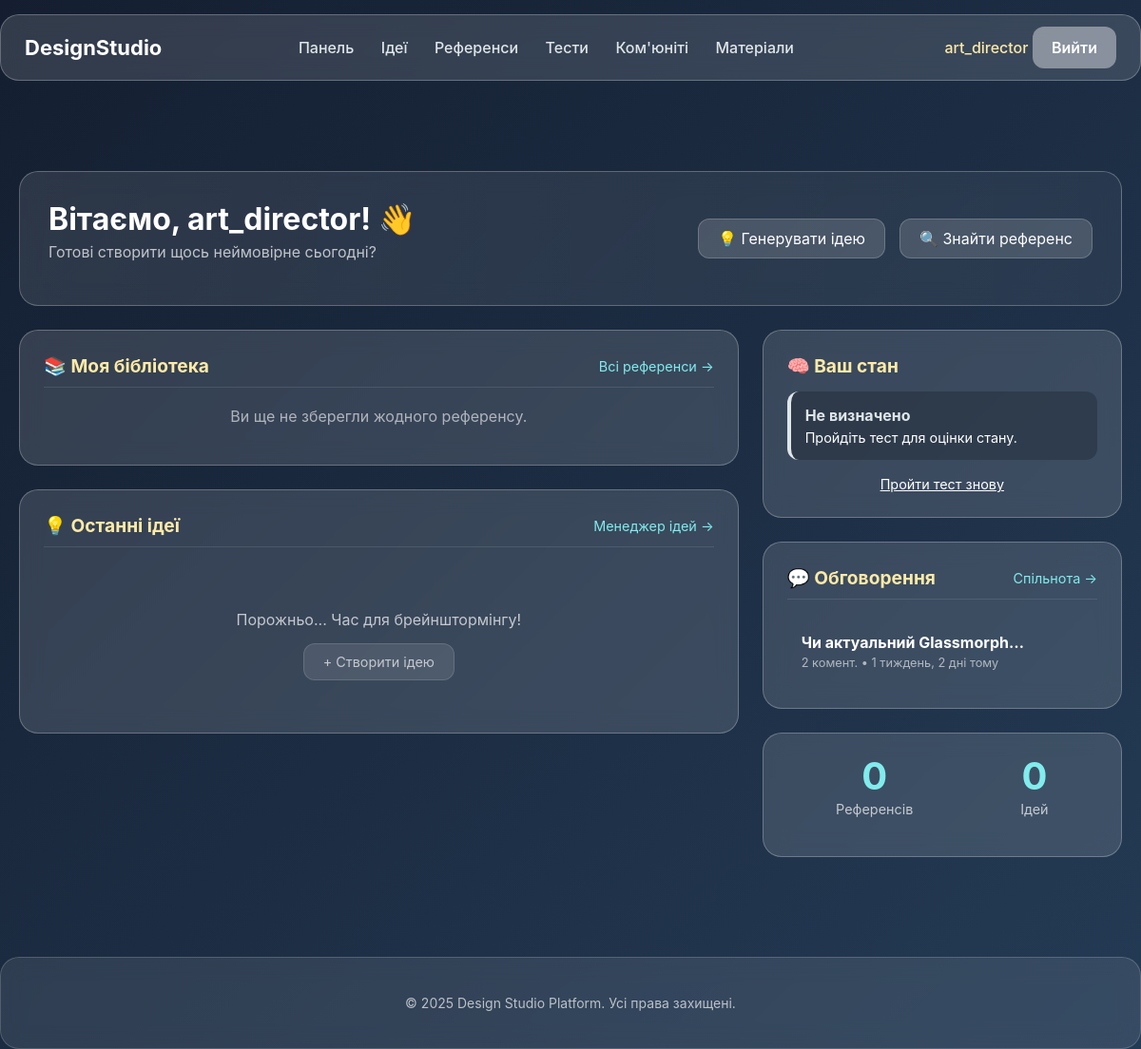
The app's page /dashboard/ (signed in) with its own data.
### accounts/models.py (models this page shows, shortened)
class User(AbstractUser):
    ROLE_CHOICES = [
        ('designer', 'Дизайнер'),
        ('art_director', 'Арт Директор'),
        ('manager', 'Менеджер'),
        ('client', 'Клієнт'),
    ]
    role = models.CharField(
        max_length=20,
        choices=ROLE_CHOICES,
        name='role',
        default='client'
    )
    avatar = models.ImageField(upload_to='avatars/', blank=True, null=True)
    bio = models.TextField(blank=True)

### community/models.py (models this page shows, shortened)
class Post(models.Model):
    author = models.ForeignKey(User, on_delete=models.CASCADE, related_name='posts')
    title = models.CharField(max_length=200, verbose_name="Заголовок")
    content = models.TextField(verbose_name="Текст публікації")
    created_at = models.DateTimeField(auto_now_add=True)
    likes = models.ManyToManyField(User, related_name='liked_posts', blank=True)
    tags = models.CharField(max_length=100, blank=True, help_text="Через кому: design, ux, color")
    class Meta:
        ordering = ['-created_at']

### dashboard/views.py (the view)
# urls.py: path('', views.dashboard_home, name='home'),
@login_required
def dashboard_home(request):
    user = request.user
    recent_references = Reference.objects.filter(user=user).order_by('-created_at')[:4]
    recent_posts = Post.objects.all().order_by('-created_at')[:3]
    recent_ideas = Idea.objects.filter(user=user).order_by('-created_at')[:3]
    total_refs = Reference.objects.filter(user=user).count()
    total_ideas = Idea.objects.filter(user=user).count()
    last_test = UserTestResult.objects.filter(user=user).last()
    if last_test:
        color = '#55efc4'  # Зелений (ок)
        if 'Помірний' in last_test.result_text:
            color = '#fdcb6e'  # Жовтий
        elif 'Високий' in last_test.result_text:
            color = '#ff7675'  # Червоний
        last_mood = {
            'status': last_test.result_text,
            'recommendation': last_test.recommendation,
            'color': color
        }
    else:
        last_mood = {
            'status': 'Не визначено',
            'recommendation': 'Пройдіть тест для оцінки стану.',
            'color': '#dfe6e9'
        }
    context = {
        'recent_references': recent_references,
        'recent_posts': recent_posts,
        'recent_ideas': recent_ideas,
        'stats': {
            'refs': total_refs,
            'ideas': total_ideas,
        },
        'mood': last_mood,
    }
    return render(request, 'dashboard/index.html', context)

### dashboard/templates/dashboard/index.html (shortened to what this page needs)
{% extends 'base.html' %}
{% block content %}
<div class="glass welcome-section" style="margin-bottom: 25px;">
    <div>
        <h1 style="margin: 0;">Вітаємо, {{ user.username }}! 👋</h1>
        <p style="opacity: 0.7; margin-top: 5px;">Готові створити щось неймовірне сьогодні?</p>
    </div>
    <div class="action-buttons">
        <a href="/ideas/" class="action-btn">💡 Генерувати ідею</a>
        <a href="{% url 'references:search' %}" class="action-btn">🔍 Знайти референс</a>
    </div>
</div>
<div class="dashboard-grid">
    <div style="display: flex; flex-direction: column; gap: 25px;">
        <div class="glass" style="padding: 25px;">
            <div class="widget-header">
                <h3 class="widget-title">📚 Моя бібліотека</h3>
                <a href="{% url 'references:library' %}" class="widget-link">Всі референси →</a>
            </div>
            {% if recent_references %}
                <div class="refs-preview">
                    {% for ref in recent_references %}
                    <a href="{{ ref.image_url }}" target="_blank" class="mini-ref-card">
                        <img src="{{ ref.thumbnail_url }}" alt="ref">
                    </a>
                    {% endfor %}
                </div>
            {% else %}
                <p style="opacity: 0.6; text-align: center;">Ви ще не зберегли жодного референсу.</p>
            {% endif %}
        </div>
        <div class="glass" style="padding: 25px; display: flex; flex-direction: column;">
            <div class="widget-header">
                <h3 class="widget-title">💡 Останні ідеї</h3>
                <a href="/ideas/" class="widget-link">Менеджер ідей →</a>
            </div>
            {% if recent_ideas %}
                <div style="display: flex; flex-direction: column; gap: 15px;">
                    {% for idea in recent_ideas %}
                    <div style="background: rgba(255,255,255,0.05); padding: 15px; border-radius: 12px; border: 1px solid rgba(255,255,255,0.1);">
                        <div style="display: flex; justify-content: space-between; align-items: start; margin-bottom: 8px;">
                            <h4 style="margin: 0; color: #fff; font-size: 1rem;">
                                {{ idea.title }}
                                {% if idea.is_favorite %}
                                    <span title="Улюблене">⭐</span>
                                {% endif %}
                            </h4>
                            <span style="font-size: 0.7rem; background: rgba(129, 236, 236, 0.2); color: #81ecec; padding: 3px 8px; border-radius: 10px; white-space: nowrap;">
                                {{ idea.get_idea_type_display }}
                            </span>
                        </div>
                        <p style="margin: 0; font-size: 0.85rem; opacity: 0.7; line-height: 1.4;">
                            {{ idea.description|truncatewords:10 }}
                        </p>
                        <div style="display: flex; justify-content: space-between; align-items: center; margin-top: 10px;">
                            <small style="opacity: 0.4; font-size: 0.75rem;">
                                {{ idea.created_at|date:"d.m.Y" }}
                            </small>
                            {% if idea.tags %}
                            <small style="opacity: 0.6; font-size: 0.75rem; font-style: italic;">
                                #{{ idea.tags|truncatechars:15 }}
                            </small>
                            {% endif %}
                        </div>
                    </div>
                    {% endfor %}
                </div>
            {% else %}
                <div style="text-align: center; padding: 30px 20px; opacity: 0.7;">
                    <p style="margin-bottom: 15px;">Порожньо... Час для брейнштормінгу!</p>
                    <a href="/ideas/create/" class="action-btn" style="display: inline-block; font-size: 0.9rem;">
                        + Створити ідею
                    </a>
                </div>
            {% endif %}
        </div>
    </div>
    <div style="display: flex; flex-direction: column; gap: 25px;">
        <div class="glass" style="padding: 25px;">
            <h3 class="widget-title" style="margin-bottom: 15px;">🧠 Ваш стан</h3>
            <div class="mood-indicator" style="border-color: {{ mood.color }};">
                <strong style="color: {{ mood.color }}">{{ mood.status }}</strong>
                <p style="font-size: 0.9rem; margin: 5px 0 0 0;">{{ mood.recommendation }}</p>
            </div>
            <div style="margin-top: 15px; text-align: center;">
                 <a href="/tests/" style="font-size: 0.9rem; color: #fff; text-decoration: underline;">Пройти тест знову</a>
            </div>
        </div>
        <div class="glass" style="padding: 25px;">
            <div class="widget-header">
                <h3 class="widget-title">💬 Обговорення</h3>
                <a href="{% url 'community:home' %}" class="widget-link">Спільнота →</a>
            </div>
            <div style="display: flex; flex-direction: column;">
                {% for post in recent_posts %}
                <a href="{% url 'community:detail' post.pk %}" class="post-list-item">
                    <div style="font-weight: bold; margin-bottom: 4px;">{{ post.title|truncatechars:25 }}</div>
                    <div style="font-size: 0.8rem; opacity: 0.6;">
                        {{ post.comments.count }} комент. • {{ post.created_at|timesince }} тому
                    </div>
                </a>
                {% empty %}
                <p style="opacity: 0.6;">Поки що немає новин.</p>
                {% endfor %}
            </div>
        </div>
        <div class="glass" style="padding: 20px; display: flex; justify-content: space-around;">
            <div class="stat-box">
                <p class="stat-number">{{ stats.refs }}</p>
                <span class="stat-label">Референсів</span>
            </div>
            <div class="stat-box">
                <p class="stat-number">{{ stats.ideas }}</p>
                <span class="stat-label">Ідей</span>
            </div>
        </div>
    </div>
</div>
{% endblock %}

### templates/base.html (shortened to what this page needs)
<!DOCTYPE html>
<html lang="uk">
<head>
    {% load static %}
    <link rel="stylesheet" href="{% static 'global/css/base.css' %}">
</head>
<body>
<header class="navbar">
    <div class="nav-container glass">
        <div class="logo">
            <a href="/">DesignStudio</a>
        </div>
        <nav class="nav-links">
            <a href="/dashboard/">Панель</a>
            <a href="/ideas/">Ідеї</a>
            <a href="/references/">Референси</a>
            <a href="/tests/">Тести</a>
            <a href="/community/">Ком'юніті</a>
            <a href="/resources/">Матеріали</a>
        </nav>
        <div class="nav-auth">
            {% if user.is_authenticated %}
                <a href="/accounts/profile/">{{ user.username }}</a>
                <form method="post" action="{% url 'accounts:logout' %}" style="display:inline;">
                    <button type="submit" class="logout-btn">Вийти</button>
                </form>
            {% else %}
                <a href="{% url 'accounts:login' %}">Вхід</a>
                <a href="{% url 'accounts:register' %}" class="register-btn">Реєстрація</a>
            {% endif %}
        </div>
    </div>
</header>
<main class="main-container">
    {% block content %}
    {% endblock %}
</main>
<footer class="footer glass">
    <p>© 2025 Design Studio Platform. Усі права захищені.</p>
</footer>
</body>
</html>

### static/global/css/base.css (style rules this page uses)
body { margin: 0; padding: 0; font-family: "Inter", sans-serif; background: linear-gradient(135deg, #141e30, #243b55); color: #fff; min-height: 100vh; }
.glass { background: rgba(255, 255, 255, 0.13); backdrop-filter: blur(12px); -webkit-backdrop-filter: blur(12px); border-radius: 20px; border: 1px solid rgba(255, 255, 255, 0.25); }
.navbar { width: 100%; padding: 15px 0; position: sticky; top: 0; }
.nav-container { max-width: 1200px; margin: auto; padding: 12px 25px; display: flex; align-items: center; justify-content: space-between; }
.logo a { font-size: 22px; font-weight: 700; color: #fff; text-decoration: none; }
.nav-links a { margin: 0 12px; color: #dfe6e9; text-decoration: none; font-weight: 500; transition: 0.3s; }
.nav-auth a { margin-left: 15px; color: #ffeaa7; text-decoration: none; font-weight: 500; }
.nav-auth button.logout-btn, .nav-auth a.register-btn { width: auto; padding: 12px 20px; background: rgba(255, 255, 255, 0.4); border: none; border-radius: 12px; cursor: pointer; font-size: 16px; font-weight: 600; font-family: inherit; color: #ffffff; transition: 0.2s ease-in-out; text-decoration: none; }
.main-container { max-width: 1200px; margin: 60px auto; padding: 20px; }
.footer { max-width: 100%; text-align: center; padding: 25px 0; margin-top: 60px; font-size: 14px; opacity: 0.7; }

### dashboard/templates/dashboard/index.html (style rules this page uses)
.dashboard-grid { display: grid; grid-template-columns: 2fr 1fr; grid-template-rows: auto auto; gap: 25px; }
.widget-header { display: flex; justify-content: space-between; align-items: center; margin-bottom: 20px; border-bottom: 1px solid rgba(255,255,255,0.1); padding-bottom: 10px; }
.widget-title { margin: 0; font-size: 1.2rem; color: #ffeaa7; }
.widget-link { color: #81ecec; text-decoration: none; font-size: 0.9rem; }
.welcome-section { grid-column: 1 / -1; display: flex; justify-content: space-between; align-items: center; padding: 30px; background: linear-gradient(90deg, rgba(255,255,255,0.1), rgba(255,255,255,0.05)); }
.action-buttons { display: flex; gap: 15px; }
.action-btn { background: rgba(255,255,255,0.15); padding: 10px 20px; border-radius: 12px; color: white; text-decoration: none; transition: 0.3s; border: 1px solid rgba(255,255,255,0.2); display: flex; align-items: center; gap: 8px; }
.post-list-item { padding: 15px; border-bottom: 1px solid rgba(255,255,255,0.1); transition: 0.2s; display: block; text-decoration: none; color: white; }
.post-list-item:last-child { border-bottom: none; }
.stat-box { text-align: center; margin-bottom: 20px; }
.stat-number { font-size: 2.5rem; font-weight: bold; margin: 0; color: #81ecec; }
.stat-label { opacity: 0.7; font-size: 0.9rem; }
.mood-indicator { margin-top: 10px; padding: 15px; background: rgba(0,0,0,0.2); border-radius: 12px; border-left: 4px solid; }

### records on screen
User: username "art_director"
Post: title "Чи актуальний Glassmorph…", comments.count "2", created_at "1 тиждень, 2 дні"

### other values on screen
{{ mood.status }} "Не визначено"
{{ mood.recommendation }} "Пройдіть тест для оцінки стану."
{{ stats.refs }} "0"
{{ stats.ideas }} "0"
